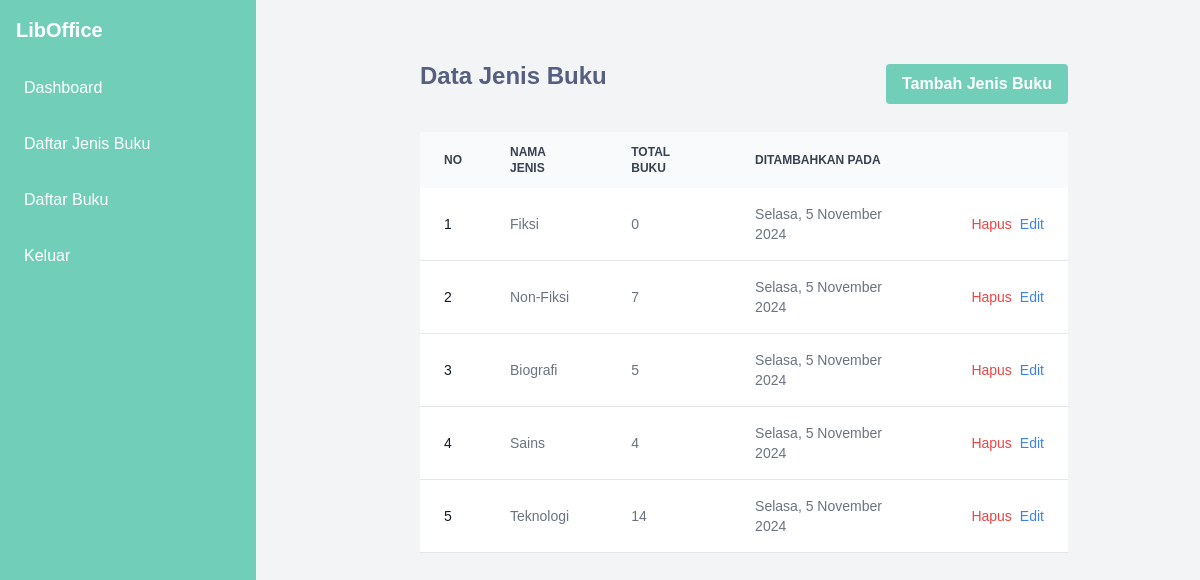
Page /section.php (signed in) on the committed database.
### tables this page shows
CREATE TABLE `section` (
  `sectionId` int(11) NOT NULL,
  `name` varchar(255) NOT NULL,
  `createdAt` datetime DEFAULT current_timestamp(),
  `updatedAt` datetime DEFAULT current_timestamp() ON UPDATE current_timestamp()
);

### services/section/getSections.php (called while the page is built)
<?php
require_once './utils/db.php';
function getSections()
{
    global $conn;
    $query = "SELECT s.sectionId, s.name, s.createdAt, (SELECT COUNT(b.bookId) FROM book b WHERE b.sectionId = s.sectionId) AS countBook FROM section s ORDER BY s.createdAt DESC";
    $result = $conn->query($query);
    $sections = $result->fetch_all(MYSQLI_ASSOC);
    return $sections;
}

### utils/formatDate.php (called while the page is built)
<?php
function formatDate($tanggal)
{
    $date = new DateTime($tanggal);
    $hariIndo = array(
        'Sunday' => 'Minggu',
        'Monday' => 'Senin',
        'Tuesday' => 'Selasa',
        'Wednesday' => 'Rabu',
        'Thursday' => 'Kamis',
        'Friday' => 'Jumat',
        'Saturday' => 'Sabtu'
    );
    $bulanIndo = array(
        1 => 'Januari',
        2 => 'Februari',
        3 => 'Maret',
        4 => 'April',
        5 => 'Mei',
        6 => 'Juni',
        7 => 'Juli',
        8 => 'Agustus',
        9 => 'September',
        10 => 'Oktober',
        11 => 'November',
        12 => 'Desember'
    );
    $hari = $hariIndo[$date->format('l')];
    $tanggal = $date->format('j');
    $bulan = $bulanIndo[(int)$date->format('n')];
    $tahun = $date->format('Y');
    return "$hari, $tanggal $bulan $tahun";
}

### section.php (the view, shortened to what this page needs)
<?php
require_once 'layout/dashboard.php';
require_once 'services/section/getSections.php';
require_once 'utils/formatDate.php';
$sections = getSections();
?>
<div class="ml-72 p-6">
    <div class="flex flex-row justify-between items-center mb-6">
        <h1 class="text-2xl font-bold text-accent mb-4">Data Jenis Buku</h1>
        <button class="bg-primary hover:bg-secondary text-white font-bold py-2 px-4 rounded" onclick="toggleModal()">Tambah Jenis Buku</button>
    </div>
    <div class="relative overflow-x-auto">
        <table class="w-full text-sm text-left text-gray-500">
            <thead class="text-xs text-gray-700 uppercase bg-gray-50">
                <tr>
                    <th scope="col" class="px-6 py-3">No</th>
                    <th scope="col" class="px-6 py-3">Nama Jenis</th>
                    <th scope="col" class="px-6 py-3">Total Buku</th>
                    <th scope="col" class="px-6 py-3">Ditambahkan Pada</th>
                    <th scope="col" class="px-6 py-3"></th>
                </tr>
            </thead>
            <tbody>
                <?php foreach ($sections as $index => $section): ?>
                    <tr class="bg-white border-b">
                        <th scope="row" class="px-6 py-4 font-medium text-gray-900 whitespace-nowrap">
                            <?php echo $index + 1; ?>
                        </th>
                        <td class="px-6 py-4">
                            <?php echo $section['name']; ?>
                        </td>
                        <td class="px-6 py-4">
                            <?php echo $section['countBook']; ?>
                        </td>
                        <td class="px-6 py-4">
                            <?php echo formatDate($section['createdAt']); ?>
                        </td>
                        <td class="px-6 py-4">
                            <div class="flex">
                                <form action="" method="POST" onsubmit="return confirm('Apakah Anda yakin ingin menghapus data ini?');">
                                    <button type="submit" class="text-red-500 hover:underline ml-2">Hapus</button>
                                </form>
                                <button onclick="openEditModal('<?php echo $section['sectionId']; ?>', '<?php echo $section['name']; ?>')" class="text-blue-500 hover:underline ml-2">Edit</button>
                            </div>
                        </td>
                    </tr>
                <?php endforeach; ?>
            </tbody>
        </table>
    </div>
</div>
<?php include 'layout/endDashboard.php'; ?>

### layout/dashboard.php (shortened to what this page needs)
<!DOCTYPE html>
<html lang="en">
<head>
  <script src="https://cdn.tailwindcss.com"></script>
  <link rel="stylesheet" href="./src/style/global.css">
</head>
<body class="bg-gray-100">
  <?php include './layout/sidebar.php'; ?>
  <main class="p-4">
    <div class="container mx-auto">

### layout/sidebar.php
<div class="w-64 h-full bg-primary fixed top-0 left-0 p-4 transition duration-300 ease-in-out">
    <h2 class="text-xl font-bold text-white mb-6">LibOffice</h2>
    <nav class="flex flex-col space-y-4">
        <a href="./dashboard.php" class="hover:bg-secondary p-2 rounded transition duration-300 ease-in-out text-white">Dashboard</a>
        <a href="./section.php" class="hover:bg-secondary p-2 rounded transition duration-300 ease-in-out text-white">Daftar Jenis Buku</a>
        <a href="./book.php" class="hover:bg-secondary p-2 rounded transition duration-300 ease-in-out text-white">Daftar Buku</a>
        <a href="./logout.php" class="hover:bg-secondary p-2 rounded transition duration-300 ease-in-out text-white">Keluar</a>
    </nav>
</div>

### layout/endDashboard.php (shortened to what this page needs)
</div>
</main>
</body>
</html>

### src/style/global.css (style rules this page uses)
:root { --primary: #71cfb9; --secondary: #fac441; --accent: #556080; }
body { font-family: Arial, sans-serif; background-color: #f5f5f5; color: var(--accent); margin: 0; padding: 0; }
.container { max-width: 400px; margin: 0 auto; padding: 20px; }
.bg-primary { background-color: var(--primary); }
.text-accent { color: var(--accent); }

### rows in the picture
section: name "Fiksi", countBook "0", createdAt "Selasa, 5 November 2024"
section: name "Non-Fiksi", countBook "7", createdAt "Selasa, 5 November 2024"
section: name "Biografi", countBook "5", createdAt "Selasa, 5 November 2024"
section: name "Sains", countBook "4", createdAt "Selasa, 5 November 2024"
section: name "Teknologi", countBook "14", createdAt "Selasa, 5 November 2024"
